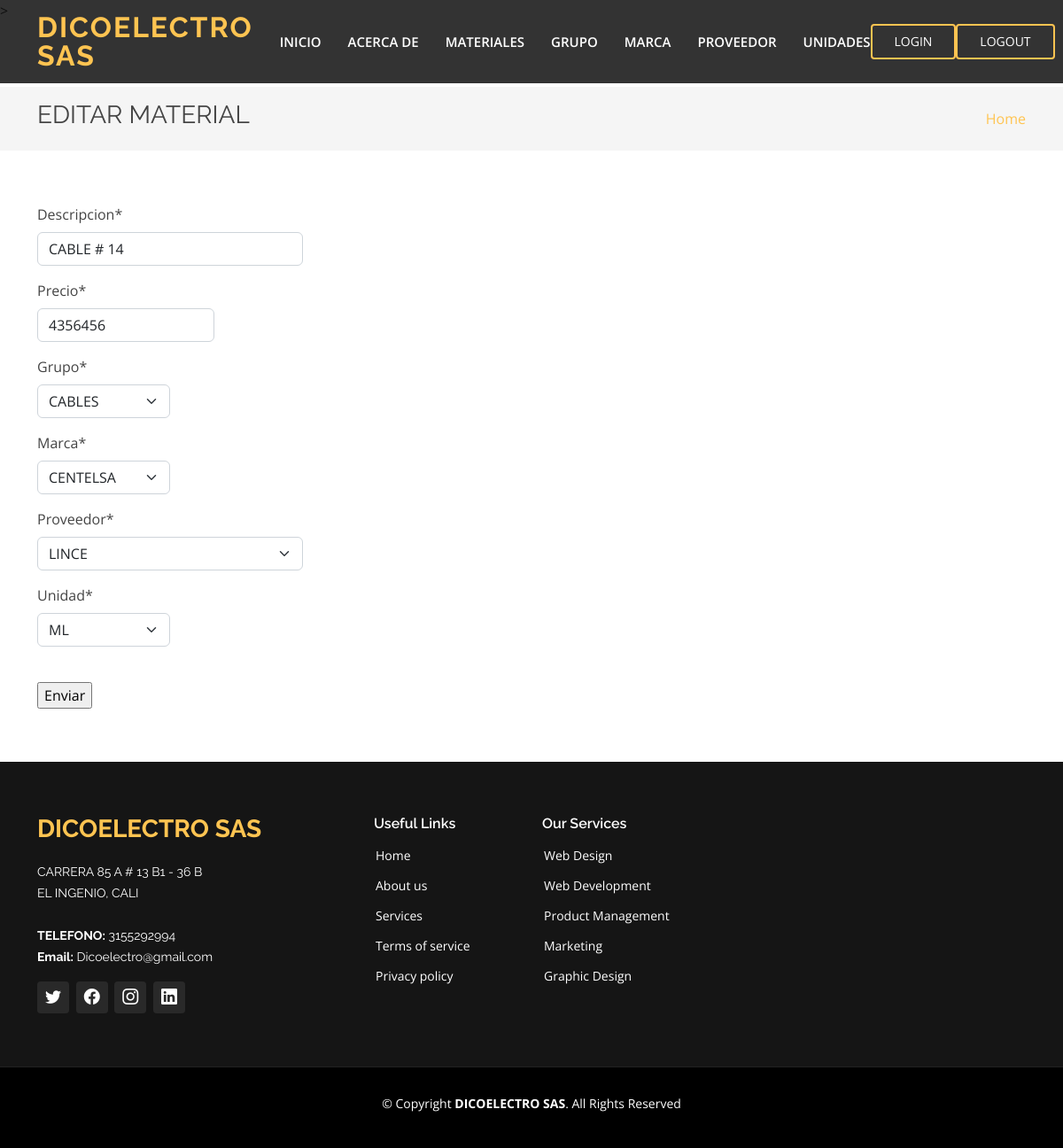
The app's page /materiales/editar/2 (signed in) with its own data.
### webapp/models.py (models this page shows, shortened)
class Materiales(models.Model):
    descripcion = models.CharField(max_length=150, unique=True)
    precio = models.IntegerField()
    fecha_precio = models.DateTimeField(auto_now=True)
    grupo = models.ForeignKey(Grupo, on_delete=models.PROTECT)
    marca = models.ForeignKey(Marca, on_delete=models.PROTECT)
    proveedor = models.ForeignKey(Proveedor, on_delete=models.PROTECT)
    unidad = models.ForeignKey(Unidad, on_delete=models.PROTECT)
    class Meta:
        verbose_name_plural = "materiales"

class Unidad(models.Model):
    unidad = models.CharField(max_length=30, unique=True)
    def __str__(self):
        return f"{self.unidad}"

### webapp/views.py (the view)
# urls.py: path("materiales/editar/<int:id>", views.editar_material, name="editar-material"),
@login_required(login_url=reverse_lazy("login"))
def editar_material(request, id):
    material = Materiales.objects.get(id=id)
    formulario = MaterialesForm(request.POST or None, instance=material)
    if formulario.is_valid() and request.method == "POST":
        formulario.save()
        return HttpResponseRedirect("confirm-edit")
    return render(request, "materiales/editar.html", {"formulario" : formulario})

### webapp/forms.py
class MaterialesForm(forms.ModelForm):
    descripcion = forms.CharField(widget=forms.TextInput(attrs={'placeholder': 'Descripcion', 'style': 'width: 300px;', 'class': 'form-control'}))
    precio = forms.IntegerField(widget=forms.NumberInput(attrs={'placeholder': 'Precio', 'style': 'width: 200px;', 'class': 'form-control'}))
    grupo = forms.ModelChoiceField(queryset=Grupo.objects.all(), widget=forms.Select(attrs={ 'style': 'width: 150px;', 'class': 'form-control'}))
    marca = forms.ModelChoiceField(queryset=Marca.objects.all(), widget=forms.Select(attrs={ 'style': 'width: 150px;', 'class': 'form-control'}))
    proveedor = forms.ModelChoiceField(queryset=Proveedor.objects.all(), widget=forms.Select(attrs={ 'style': 'width: 300px;', 'class': 'form-control'}))
    unidad = forms.ModelChoiceField(queryset=Unidad.objects.all(), widget=forms.Select(attrs={ 'style': 'width: 150px;', 'class': 'form-control'}))
    class Meta:
        model = Materiales
        fields = '__all__'

### webapp/models.py (called while the page is built)
    def __str__(self):
        return f"{self.categoria}"

    def __str__(self):
        return f"{self.nombre}"

    def __str__(self):
        return f"{self.nombre}"

### webapp/templates/materiales/editar.html (shortened to what this page needs)
{% extends "webapp/base.html" %}
{% load static %}
{% block content %}
    <section class="breadcrumbs">
      <div class="container">
        <div class="d-flex justify-content-between align-items-center">
          <h2>EDITAR MATERIAL</h2>
          <ol>
            <li><a href="{% url 'inicio' %}">Home</a></li>
          </ol>
        </div>
      </div>
    </section>
    <section class="inner-page">
      <div class="container">
    {% include 'materiales/form.html' %}
      </div>
    </section>
  {% endblock %}

### webapp/templates/materiales/form.html (shortened to what this page needs)
<form enctype="application/x-www-form-urlencoded" method="post">
    {% load crispy_forms_tags %}
    {{ formulario | crispy }}
<br>
<input type = "submit" value = "Enviar">
</form>

### webapp/static/webapp/style.css (style rules this page uses)
body { font-family: "Open Sans", sans-serif; color: #444444; }
a { color: #ffc451; text-decoration: none; }
h1, h2, h3, h4, h5, h6 { font-family: "Raleway", sans-serif; }
section { padding: 60px 0; overflow: hidden; }
.breadcrumbs { padding: 15px 0; background: whitesmoke; min-height: 40px; margin-top: 74px; }
.breadcrumbs h2 { font-size: 28px; font-weight: 400; }
.breadcrumbs ol { display: flex; flex-wrap: wrap; list-style: none; padding: 0; margin: 0; }

### records on screen
Materiales: descripcion "CABLE # 14", precio "4356456", grupo "CABLES", marca "CENTELSA", proveedor "LINCE"
Unidad: unidad "ML"
